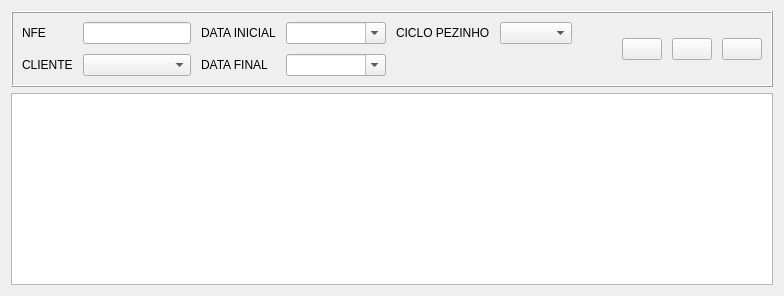
          <widget class="QWidget" name="tab_historic_nfe">
           <attribute name="icon">
            <iconset resource="resource.qrc">
             <normaloff>:/icons/assets/history-32.png</normaloff>:/icons/assets/history-32.png</iconset>
           </attribute>
           <attribute name="title">
            <string>HISTÓRICO</string>
           </attribute>
           <layout class="QVBoxLayout" name="verticalLayout_8">
            <item>
             <widget class="QFrame" name="frame_24">
              <property name="sizePolicy">
               <sizepolicy hsizetype="Preferred" vsizetype="Fixed">
                <horstretch>0</horstretch>
                <verstretch>0</verstretch>
               </sizepolicy>
              </property>
              <property name="minimumSize">
               <size>
                <width>0</width>
                <height>0</height>
               </size>
              </property>
              <property name="maximumSize">
               <size>
                <width>16777215</width>
                <height>16777215</height>
               </size>
              </property>
              <property name="frameShape">
               <enum>QFrame::Box</enum>
              </property>
              <property name="frameShadow">
               <enum>QFrame::Raised</enum>
              </property>
              <layout class="QHBoxLayout" name="horizontalLayout_35">
               <property name="spacing">
                <number>10</number>
               </property>
               <item>
                <layout class="QFormLayout" name="formLayout_10">
                 <property name="rightMargin">
                  <number>0</number>
                 </property>
                 <item row="0" column="0">
                  <widget class="QLabel" name="label_97">
                   <property name="text">
                    <string>NFE</string>
                   </property>
                   <property name="buddy">
                    <cstring>txt_nfe_nfe_history</cstring>
                   </property>
                  </widget>
                 </item>
                 <item row="1" column="0">
                  <widget class="QLabel" name="label_95">
                   <property name="text">
                    <string>CLIENTE</string>
                   </property>
                   <property name="buddy">
                    <cstring>cb_client_nfe_history</cstring>
                   </property>
                  </widget>
                 </item>
                 <item row="0" column="1">
                  <widget class="QLineEdit" name="txt_nfe_nfe_history"/>
                 </item>
                 <item row="1" column="1">
                  <widget class="QComboBox" name="cb_client_nfe_history"/>
                 </item>
                </layout>
               </item>
               <item>
                <layout class="QFormLayout" name="formLayout_11">
                 <property name="rightMargin">
                  <number>0</number>
                 </property>
                 <item row="0" column="0">
                  <widget class="QLabel" name="label_94">
                   <property name="text">
                    <string>DATA INICIAL</string>
                   </property>
                   <property name="buddy">
                    <cstring>cb_start_date_nfe_history</cstring>
                   </property>
                  </widget>
                 </item>
                 <item row="1" column="0">
                  <widget class="QLabel" name="label_93">
                   <property name="text">
                    <string>DATA FINAL</string>
                   </property>
                   <property name="buddy">
                    <cstring>cb_end_date_nfe_history</cstring>
                   </property>
                  </widget>
                 </item>
                 <item row="0" column="1">
                  <widget class="CustomComboBox" name="cb_start_date_nfe_history">
                   <property name="sizePolicy">
                    <sizepolicy hsizetype="Expanding" vsizetype="Fixed">
                     <horstretch>0</horstretch>
                     <verstretch>0</verstretch>
                    </sizepolicy>
                   </property>
                   <property name="minimumSize">
                    <size>
                     <width>100</width>
                     <height>0</height>
                    </size>
                   </property>
                   <property name="editable">
                    <bool>true</bool>
                   </property>
                   <property name="insertPolicy">
                    <enum>QComboBox::NoInsert</enum>
                   </property>
                   <property name="frame">
                    <bool>true</bool>
                   </property>
                  </widget>
                 </item>
                 <item row="1" column="1">
                  <widget class="CustomComboBox" name="cb_end_date_nfe_history">
                   <property name="sizePolicy">
                    <sizepolicy hsizetype="Expanding" vsizetype="Fixed">
                     <horstretch>0</horstretch>
                     <verstretch>0</verstretch>
                    </sizepolicy>
                   </property>
                   <property name="minimumSize">
                    <size>
                     <width>100</width>
                     <height>0</height>
                    </size>
                   </property>
                   <property name="editable">
                    <bool>true</bool>
                   </property>
                   <property name="insertPolicy">
                    <enum>QComboBox::NoInsert</enum>
                   </property>
                   <property name="frame">
                    <bool>true</bool>
                   </property>
                  </widget>
                 </item>
                </layout>
               </item>
               <item>
                <layout class="QFormLayout" name="formLayout_12">
                 <property name="rightMargin">
                  <number>0</number>
                 </property>
                 <item row="0" column="0">
                  <widget class="QLabel" name="label_96">
                   <property name="text">
                    <string>CICLO PEZINHO</string>
                   </property>
                   <property name="buddy">
                    <cstring>cb_foot_nfe_history</cstring>
                   </property>
                  </widget>
                 </item>
                 <item row="0" column="1">
                  <widget class="QComboBox" name="cb_foot_nfe_history"/>
                 </item>
                </layout>
               </item>
               <item>
                <spacer name="horizontalSpacer_11">
                 <property name="orientation">
                  <enum>Qt::Horizontal</enum>
                 </property>
                 <property name="sizeHint" stdset="0">
                  <size>
                   <width>40</width>
                   <height>20</height>
                  </size>
                 </property>
                </spacer>
               </item>
               <item>
                <layout class="QHBoxLayout" name="horizontalLayout_36">
                 <property name="rightMargin">
                  <number>0</number>
                 </property>
                 <item>
                  <widget class="QPushButton" name="bt_search_nfe_history">
                   <property name="cursor">
                    <cursorShape>PointingHandCursor</cursorShape>
                   </property>
                   <property name="text">
                    <string/>
                   </property>
                   <property name="icon">
                    <iconset resource="resource.qrc">
                     <normaloff>:/icons/assets/search-32.png</normaloff>:/icons/assets/search-32.png</iconset>
                   </property>
                   <property name="iconSize">
                    <size>
                     <width>32</width>
                     <height>32</height>
                    </size>
                   </property>
                   <property name="shortcut">
                    <string>Enter</string>
                   </property>
                  </widget>
                 </item>
                 <item>
                  <widget class="QPushButton" name="bt_clear_nfe_history">
                   <property name="cursor">
                    <cursorShape>PointingHandCursor</cursorShape>
                   </property>
                   <property name="text">
                    <string/>
                   </property>
                   <property name="icon">
                    <iconset resource="resource.qrc">
                     <normaloff>:/icons/assets/erase-32.png</normaloff>:/icons/assets/erase-32.png</iconset>
                   </property>
                   <property name="iconSize">
                    <size>
                     <width>32</width>
                     <height>32</height>
                    </size>
                   </property>
                   <property name="shortcut">
                    <string>Enter</string>
                   </property>
                  </widget>
                 </item>
                 <item>
                  <widget class="QPushButton" name="bt_edit_nfe_history">
                   <property name="cursor">
                    <cursorShape>PointingHandCursor</cursorShape>
                   </property>
                   <property name="text">
                    <string/>
                   </property>
                   <property name="icon">
                    <iconset resource="resource.qrc">
                     <normaloff>:/icons/assets/edit-32.png</normaloff>:/icons/assets/edit-32.png</iconset>
                   </property>
                   <property name="iconSize">
                    <size>
                     <width>32</width>
                     <height>32</height>
                    </size>
                   </property>
                   <property name="shortcut">
                    <string>Enter</string>
                   </property>
                  </widget>
                 </item>
                </layout>
               </item>
              </layout>
             </widget>
            </item>
            <item>
             <widget class="QTableView" name="tv_nfe_history">
              <property name="minimumSize">
               <size>
                <width>0</width>
                <height>0</height>
               </size>
              </property>
              <property name="selectionMode">
               <enum>QAbstractItemView::SingleSelection</enum>
              </property>
              <property name="selectionBehavior">
               <enum>QAbstractItemView::SelectRows</enum>
              </property>
              <attribute name="horizontalHeaderShowSortIndicator" stdset="0">
               <bool>false</bool>
              </attribute>
             </widget>
            </item>
           </layout>
          </widget>
